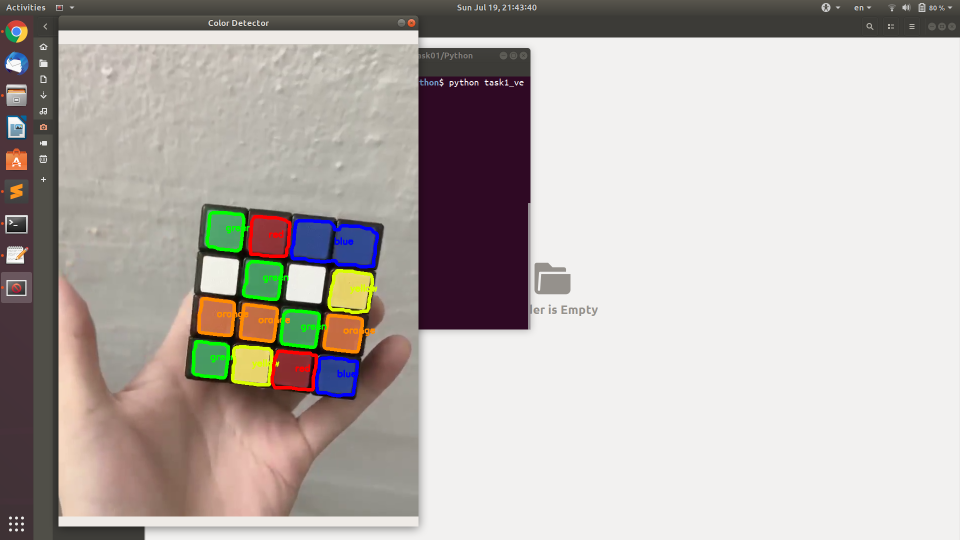
#> input picture example.png, 1920 x 1080 px, given in place of the camera (shown at 1/2 size)
$ python color_detector.py   (older library calls are emulated)
#> lines starting #> are read from the running program, lines starting #| are printed output that depends on the picture; after the words box and inside, x2 and y2 are one past the last pixel; in counts of white or black regions, pixels touching at a corner belong together
# Notes
'''
check hsv color @ https://alloyui.com/examples/color-picker/hsv  &&  https://www.rapidtables.com/web/color/RGB_Color.html
calculation tutorial @ https://www.youtube.com/watch?v=x4qPhYamRDI

h = hue (color in degrees) [0-360]
S = saturation [0%-100%]
v = value [0%-100%]

converted
0 > H > 360 -> OpenCV range = H/2 (0 > H > 180)
0 > S > 1 -> OpenCV range = 255*S (0 > S > 255)
0 > V > 1 -> OpenCV range = 255*V (0 > V > 255)

h value divide by 4

'''

import cv2
import numpy as np
import argparse


ap = argparse.ArgumentParser()
ap.add_argument("-v", "--video", help="Path to video or left blank to capture from camera")
args = ap.parse_args()

cap = cv2.VideoCapture(args.video if args.video else 0)

boundaries = { # hsv color boundaries
'red' : np.array([[0,120,5], [5,255,255], [161, 125, 5], [179, 255, 255]]),
'blue' : np.array([[98, 109, 2], [116, 255, 255]]),
'green' : np.array([[38, 100, 100], [75, 255, 255]]),
'yellow' : np.array([[20,90,20],[30,255,255]]),
'orange' : np.array([[6,100,150],[14,255,255]])
}

BGR_colors = {'red':(0,0,255), 'green':(0,255,0), 'blue':(255,0,0), 'yellow':(0, 255, 217), 'orange':(0,140,255)}

while True:
	ret, frame = cap.read()
#> frame is the input picture: shape (1080, 1920, 3); mean B, G, R 173.4, 177.6, 184.5

	if not ret:
		break

	blur = cv2.GaussianBlur(frame, (11, 11), 0) # reduce noises, smoothing image
	hsv = cv2.cvtColor(blur, cv2.COLOR_BGR2HSV) # convert BGR image to HSV image
#> hsv: shape (1080, 1920, 3); mean H, S, V 31.5, 35.6, 187.7

	for color, code in boundaries.items():
		if color == 'red':  # red has 2 ranges in HSV
			low1, high1, low2, high2 = code
			mask1 = cv2.inRange(hsv, low1, high1)
			mask2 = cv2.inRange(hsv, low2, high2)
			mask = mask1 + mask2
		else:
			low, high = code
			mask = cv2.inRange(hsv, low, high)

		kernel = np.ones((10,10),np.uint8) # Unsigned(no negative value) int 8bits(0-255)
		mask = cv2.morphologyEx(mask, cv2.MORPH_OPEN, kernel) # remove false positives. remove pixels(noises) from image (outside detected shape)
		mask = cv2.morphologyEx(mask, cv2.MORPH_CLOSE, kernel) # remove false negatives. inside detected shape

		_,cnts,_ = cv2.findContours(mask, cv2.RETR_EXTERNAL,cv2.CHAIN_APPROX_SIMPLE)


		for index, con in enumerate(cnts):
			(x,y),radius = cv2.minEnclosingCircle(con)
			if radius < 0.05: # ignore noises
				pass
			else:
				center = (int(x),int(y))
				cv2.drawContours(frame, cnts, -1, BGR_colors[color], 5)
				cv2.putText(frame,color, center, cv2.FONT_HERSHEY_SIMPLEX, 0.6,BGR_colors[color],2)
#> this loop made 5 passes
#> pass 1, `mask1 = cv2.inRange(hsv, low1, high1)`:
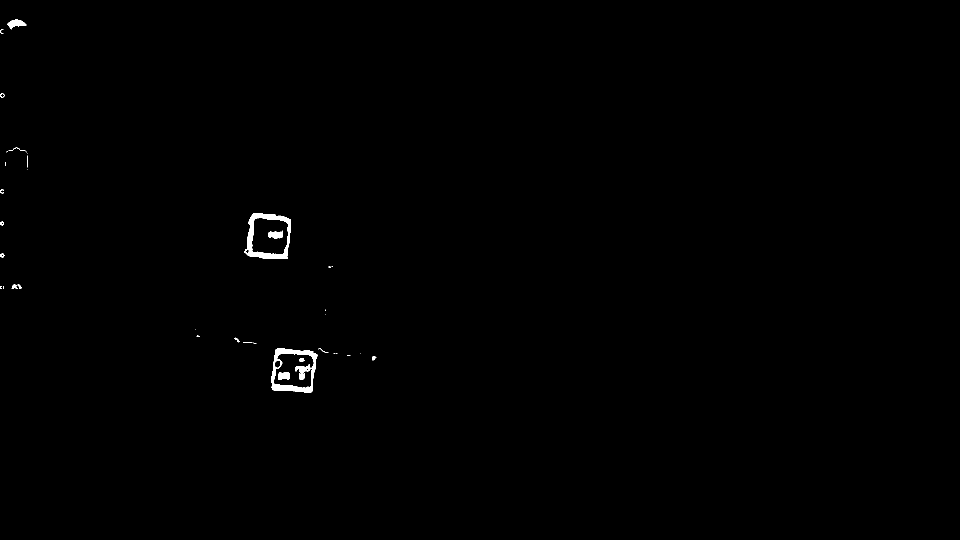
#> mask1: shape (1080, 1920) (shown at 1/2 size); 0.34% white; 40 white regions (20 under 20 px), largest, box (x1, y1, x2, y2) and area: (488, 427, 582, 518) 2553, (543, 696, 635, 786) 2383, (590, 728, 621, 760) 425
#> pass 1, `mask2 = cv2.inRange(hsv, low2, high2)`:
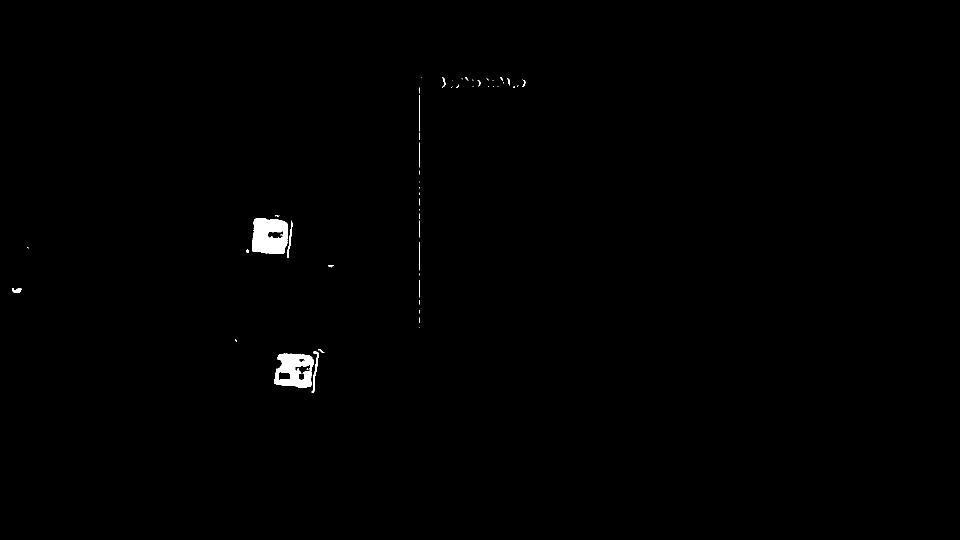
#> mask2: shape (1080, 1920) (shown at 1/2 size); 0.44% white; 56 white regions (39 under 20 px), largest, box (x1, y1, x2, y2) and area: (504, 436, 576, 508) 4207, (548, 707, 628, 776) 3604, (623, 703, 638, 785) 315
#> pass 1, `mask = mask1 + mask2`:
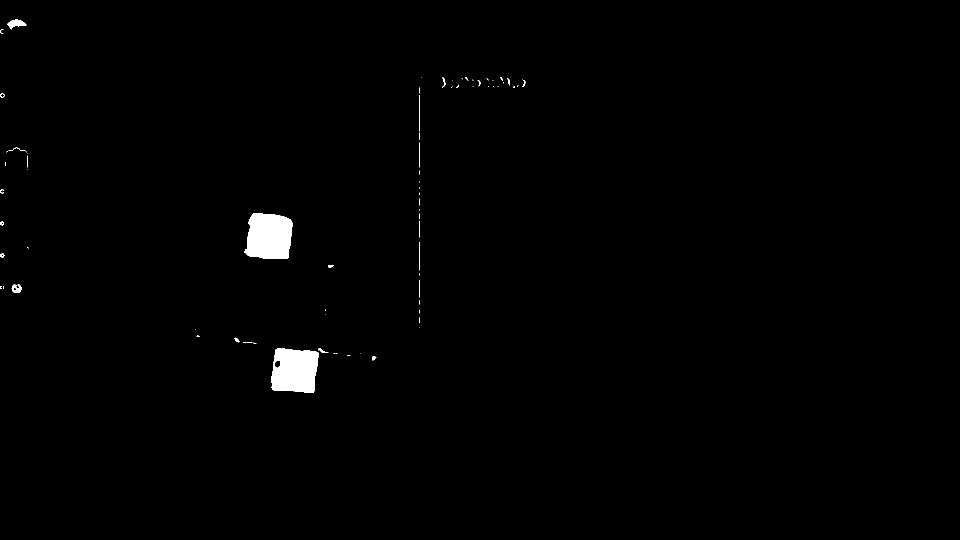
#> mask: shape (1080, 1920) (shown at 1/2 size); 0.78% white; 76 white regions (51 under 20 px), largest, box (x1, y1, x2, y2) and area: (488, 427, 585, 518) 7362, (543, 696, 638, 786) 7102, (15, 39, 53, 59) 400
#> pass 1, `mask = cv2.morphologyEx(mask, cv2.MORPH_OPEN, kernel)`:
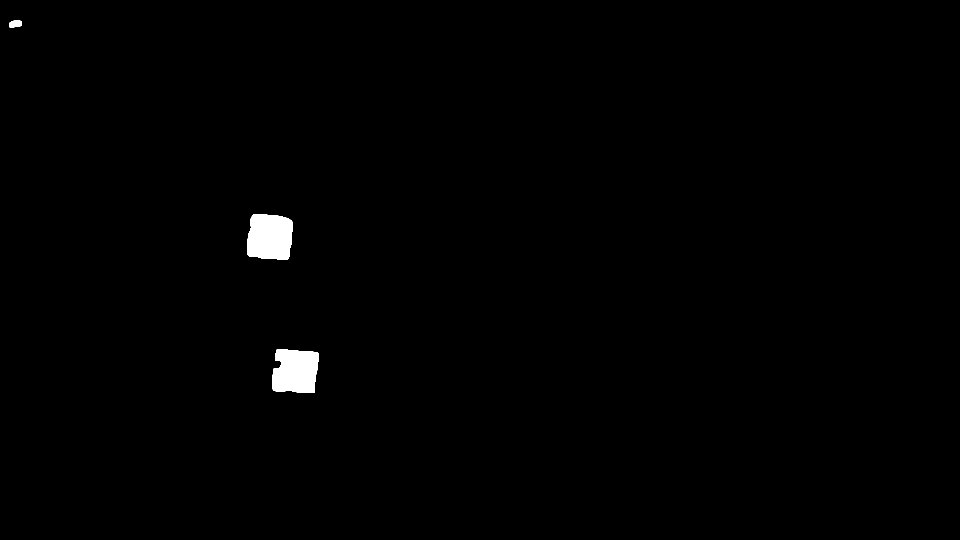
#> mask: shape (1080, 1920) (shown at 1/2 size); 0.7% white; 3 white regions, box (x1, y1, x2, y2) and area: (494, 428, 585, 519) 7300, (544, 698, 638, 786) 6995, (19, 41, 44, 55) 298
#> after the loop:
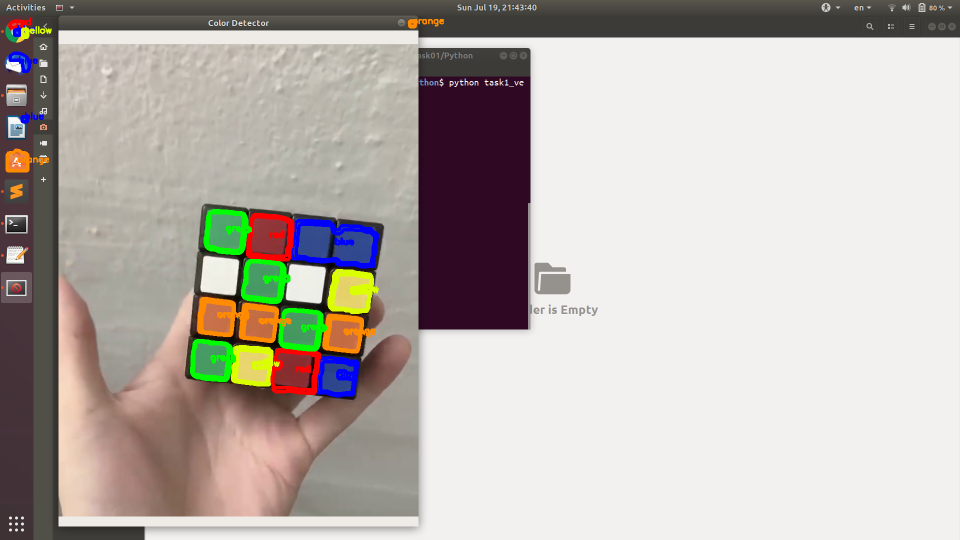
#> frame: shape (1080, 1920, 3) (shown at 1/2 size); 1.18% of pixels changed, all inside (x1, y1, x2, y2) = (11, 35, 888, 790)
#> after the loop:
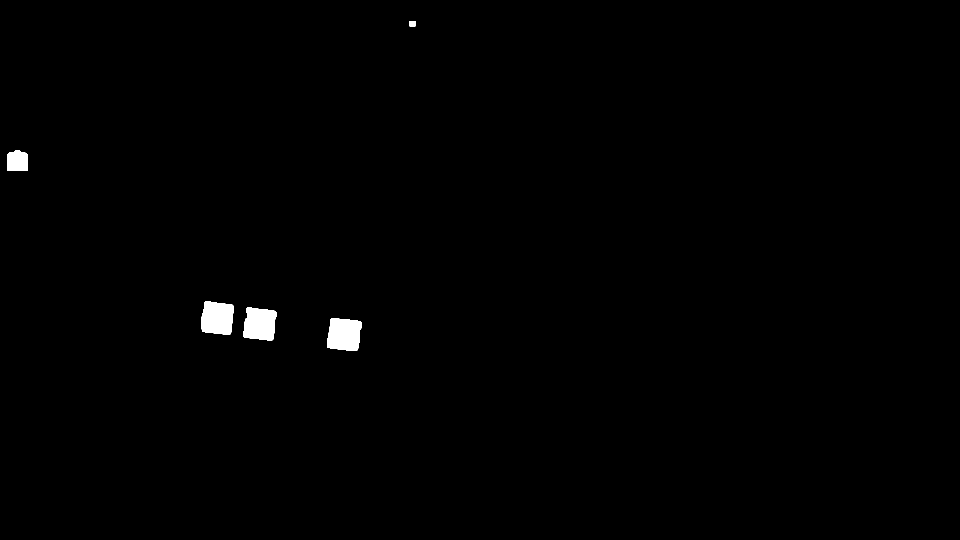
#> mask: shape (1080, 1920) (shown at 1/2 size); 0.62% white; 5 white regions, box (x1, y1, x2, y2) and area: (654, 637, 723, 702) 3828, (403, 603, 467, 669) 3681, (487, 615, 553, 681) 3632, (14, 301, 56, 342) 1584, (819, 42, 831, 54) 142


	cv2.imshow('Color Detector',frame)

	key = cv2.waitKey(10)
#> (key q is pressed here)

	if key == ord('q'):   # press q to quit
		break

cap.release()
cv2.destroyAllWindows()
